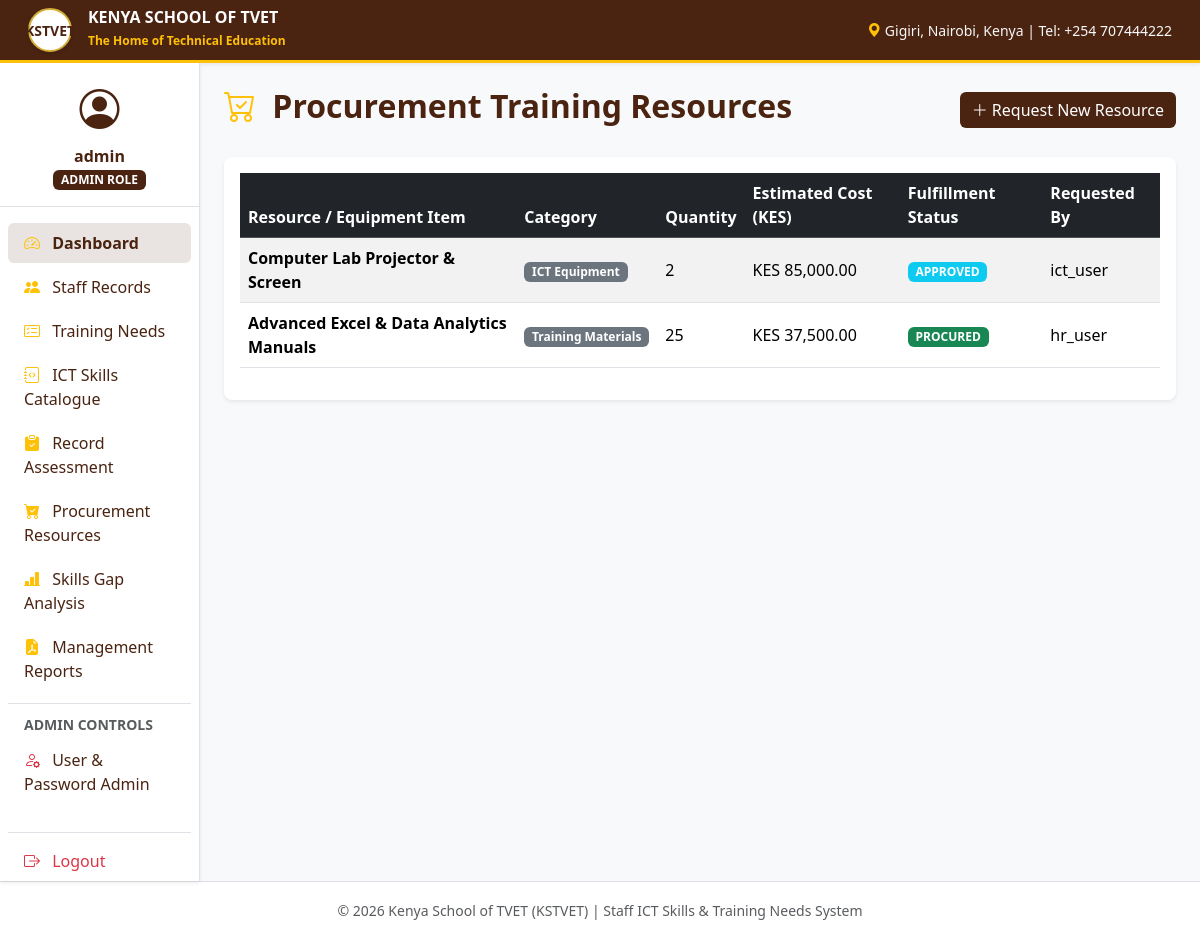
The page /procurement/resources.php (signed in) on the database its author committed.
### tables this page shows
CREATE TABLE procurement_resources (
    resource_id INT AUTO_INCREMENT PRIMARY KEY,
    item_name VARCHAR(150) NOT NULL,
    category VARCHAR(100) NOT NULL,
    quantity INT NOT NULL DEFAULT 1,
    estimated_cost DECIMAL(10,2) NOT NULL DEFAULT 0.00,
    status ENUM('requested', 'approved', 'procured', 'delivered') DEFAULT 'requested',
    requested_by VARCHAR(100),
    created_at TIMESTAMP DEFAULT CURRENT_TIMESTAMP
);

### procurement/resources.php (the view, shortened to what this page needs)
<?php
require_once '../config/db.php';
$resources = $pdo->query("SELECT * FROM procurement_resources ORDER BY created_at DESC")->fetchAll();
include '../includes/header.php';
?>
<div class="d-flex justify-content-between align-items-center mb-4">
    <h2 class="fw-bold text-kstvet-brown"><i class="bi bi-cart-check text-warning me-2"></i> Procurement Training Resources</h2>
    <button class="btn btn-kstvet-brown" data-bs-toggle="modal" data-bs-target="#addResourceModal"><i class="bi bi-plus-lg"></i> Request New Resource</button>
</div>
<div class="card p-3 shadow-sm">
    <table class="table table-striped align-middle">
        <thead class="table-dark">
            <tr>
                <th>Resource / Equipment Item</th>
                <th>Category</th>
                <th>Quantity</th>
                <th>Estimated Cost (KES)</th>
                <th>Fulfillment Status</th>
                <th>Requested By</th>
            </tr>
        </thead>
        <tbody>
            <?php foreach ($resources as $res): ?>
            <tr>
                <td><strong><?= htmlspecialchars($res['item_name']) ?></strong></td>
                <td><span class="badge bg-secondary"><?= htmlspecialchars($res['category']) ?></span></td>
                <td><?= $res['quantity'] ?></td>
                <td>KES <?= number_format($res['estimated_cost'], 2) ?></td>
                <td><span class="badge bg-<?= $res['status'] == 'procured' ? 'success' : ($res['status'] == 'approved' ? 'info' : 'warning') ?>"><?= strtoupper($res['status']) ?></span></td>
                <td><?= htmlspecialchars($res['requested_by']) ?></td>
            </tr>
            <?php endforeach; ?>
        </tbody>
    </table>
</div>
<?php include '../includes/footer.php'; ?>

### assets/css/style.css (style rules this page uses)
:root { --kstvet-brown: #4A2311; --kstvet-dark-brown: #2E1509; --kstvet-gold: #D4AF37; --kstvet-light: #FAF8F5; }
body { font-family: 'Segoe UI', system-ui, -apple-system, sans-serif; background-color: var(--kstvet-light); color: #333; }
.text-kstvet-brown { color: var(--kstvet-brown) !important; }
.btn-kstvet-brown { background-color: var(--kstvet-brown); color: #ffffff; border: none; }
.card { border: none; border-radius: 0.5rem; box-shadow: 0 0.125rem 0.25rem rgba(0, 0, 0, 0.05); }

### rows shown on the page
procurement_resources: item_name "Computer Lab Projector & Screen", category "ICT Equipment", quantity "2", estimated_cost "85,000.00", status "APPROVED", requested_by "ict_user"
procurement_resources: item_name "Advanced Excel & Data Analytics Manuals", category "Training Materials", quantity "25", estimated_cost "37,500.00", status "PROCURED", requested_by "hr_user"

### other values the page prints
$_SESSION['username'] "admin"
$_SESSION['role'] "ADMIN"
